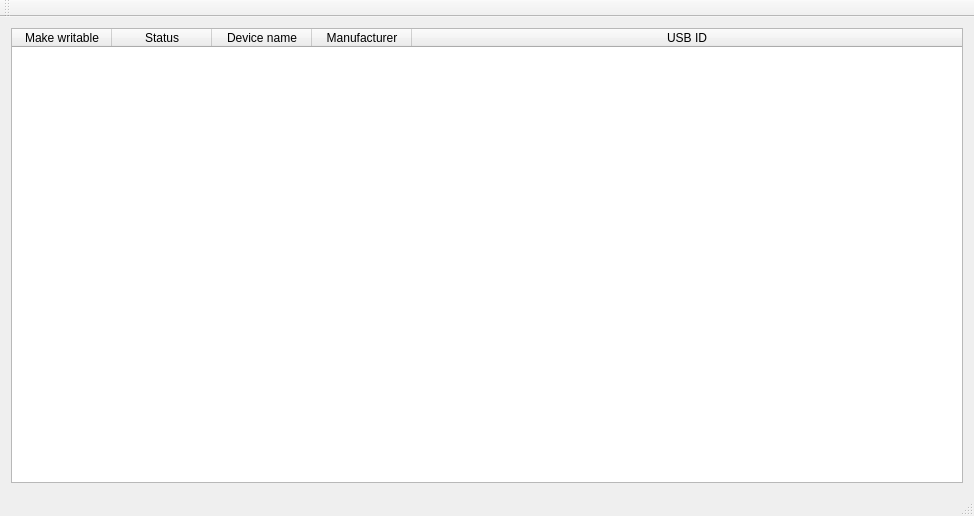
<?xml version="1.0" encoding="UTF-8"?>
<ui version="4.0">
 <class>MainWindow</class>
 <widget class="QMainWindow" name="MainWindow">
  <property name="geometry">
   <rect>
    <x>0</x>
    <y>0</y>
    <width>974</width>
    <height>516</height>
   </rect>
  </property>
  <property name="windowTitle">
   <string>Permission Settings</string>
  </property>
  <widget class="QWidget" name="centralWidget">
   <layout class="QVBoxLayout" name="verticalLayout">
    <item>
     <widget class="QTableWidget" name="deviceTable">
      <property name="alternatingRowColors">
       <bool>true</bool>
      </property>
      <property name="selectionMode">
       <enum>QAbstractItemView::SingleSelection</enum>
      </property>
      <property name="sortingEnabled">
       <bool>true</bool>
      </property>
      <attribute name="horizontalHeaderStretchLastSection">
       <bool>true</bool>
      </attribute>
      <attribute name="verticalHeaderVisible">
       <bool>false</bool>
      </attribute>
      <column>
       <property name="text">
        <string>Make writable</string>
       </property>
      </column>
      <column>
       <property name="text">
        <string>Status</string>
       </property>
      </column>
      <column>
       <property name="text">
        <string>Device name</string>
       </property>
      </column>
      <column>
       <property name="text">
        <string>Manufacturer</string>
       </property>
      </column>
      <column>
       <property name="text">
        <string>USB ID</string>
       </property>
      </column>
     </widget>
    </item>
   </layout>
  </widget>
  <widget class="QMenuBar" name="menuBar">
   <property name="geometry">
    <rect>
     <x>0</x>
     <y>0</y>
     <width>974</width>
     <height>19</height>
    </rect>
   </property>
  </widget>
  <widget class="QToolBar" name="mainToolBar">
   <attribute name="toolBarArea">
    <enum>TopToolBarArea</enum>
   </attribute>
   <attribute name="toolBarBreak">
    <bool>false</bool>
   </attribute>
  </widget>
  <widget class="QStatusBar" name="statusBar"/>
 </widget>
 <layoutdefault spacing="6" margin="11"/>
 <resources/>
 <connections/>
</ui>
